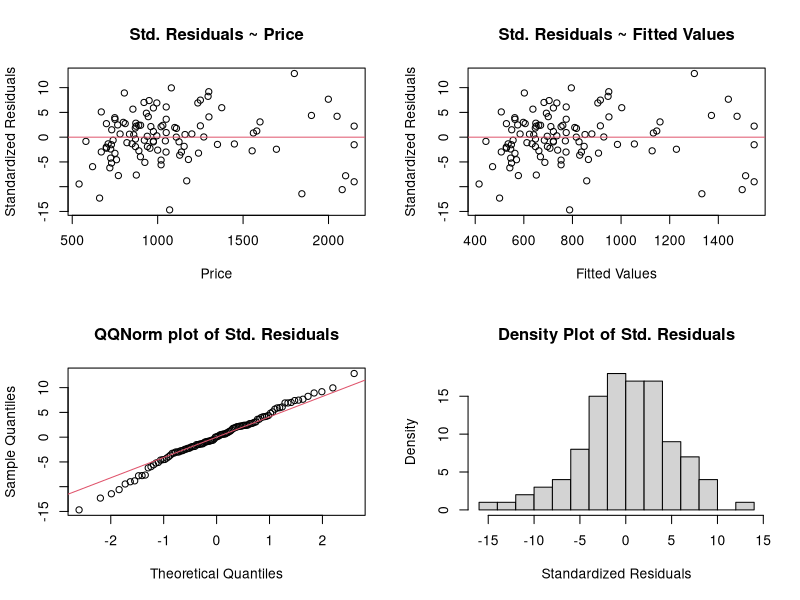
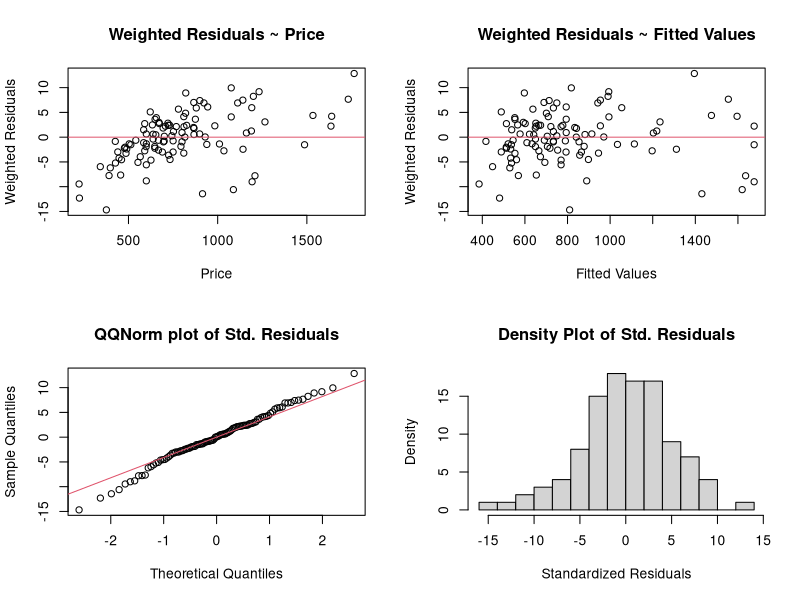

The R source for these figures, in order: (Note: this script raises an error after producing the figures.)
#=============================================
# Colin Olito. Created 27/10/2015.
#
#  Development code for custom LOESS function for
#  finding most linear subset of O2 consumption data
#
#  NOTES: 





###################################
#  Step 1: OLS & WLS Regression machinery #
#
#  Notes: -- I'm stripping code from an old stats class here so I can minimize memory
#             usage for the regression fits
#
#           -- I have a couple test data sets here to test out the behaviour of the function:
#
#                taxes.csv - some random data from my old stats course, useful b/c it is nonlinear
#
#                TestO2data.csv - some O2 consumption data for urchins  I have from last year
###################################

# Import test data #

data=read.csv("taxes.csv",header=TRUE)
head(data)
data=data.frame(cbind(data$price, data$tax))
names(data) <- c("price","tax")
data=na.omit(data)
length(data[,1])  #should equal 107
is(data)
str(data)
######
# OLS #

# Design Matix #

y=data$tax
X=matrix(,nrow=length(y),ncol=2)
X[,1]=1
X[,2]=data$price
head(X)


# Fit Model #

b.hat = (solve(t(X) %*% X)) %*% t(X) %*% y
b.hat
y.hat = X %*% b.hat

hat.mat = X %*% (solve(t(X) %*% X)) %*% t(X) %*% y
sigma.hat = sum((y-(X %*% b.hat))^2) / length(y)
sigma.hat.unbiased = sum((y - (X %*% b.hat))^2) / (length(y) - 2)


# Diagnostic Plots #

par(mfrow=c(2,2))
std.resid = (y - y.hat)/sqrt(y.hat)
plot(std.resid ~ data$price,
       xlab="Price", ylab="Standardized Residuals", main="Std. Residuals ~ Price")
abline(h=0,col=2)
plot(std.resid ~ y.hat,
       xlab="Fitted Values",ylab="Standardized Residuals",main="Std. Residuals ~ Fitted Values")
abline(h=0,col=2)
qqnorm(std.resid, main="QQNorm plot of Std. Residuals")
qqline(std.resid,col=2)
hist(std.resid, xlab="Standardized Residuals", ylab="Density",breaks=10, main="Density Plot of Std. Residuals")



#  TriCube is Tukey tricubed weight function
#  accepts independent variable
#  centerpoint, and proportion
#  of data used to calculate weights

TriCube<-function(x, i, r) {
  h <- r/2
  x2 <- (x - x[i]) / sum(x - x[i])
  z <- abs(x2-x2[i])/h
  ifelse(z < 1, (1 - z^3)^3, 0)
}
testweights <- TriCube(X[,2], 50 , 0.2)


Skew <- function(x){
    n <- length(x)
    G <- (n/((n-1)*(n-2))) * sum(((x-mean(x))/sd(x))^3)
    return(G)
}


# Fit Model #
wb.hat = (solve(t(X) %*% diag(testweights) %*% X)) %*% t(X) %*% diag(testweights) %*% y
wb.hat
wy.hat = X %*% wb.hat
what.mat = X %*% (solve(t(X) %*% diag(testweights) %*% X)) %*% t(X) %*% diag(testweights) %*% y
wsigma.hat = sum((y - (X %*% wb.hat))^2)/length(y)
wsigma.hat.unbiased = sum((y-(X %*% wb.hat))^2)/(length(y) - 2)


# Diagnostic Plots #
wstd.resid = (y - y.hat)/sqrt(y.hat)
plot(wstd.resid ~ y,
       xlab="Price", ylab="Weighted Residuals", main="Weighted Residuals ~ Price")
abline(h=0,col=2)
plot(wstd.resid ~ wy.hat,
       xlab="Fitted Values", ylab="Weighted Residuals",main="Weighted Residuals ~ Fitted Values")
abline(h=0,col=2)
qqnorm(wstd.resid, main="QQNorm plot of Std. Residuals")
qqline(wstd.resid,col=2)
hist(wstd.resid, xlab="Standardized Residuals", ylab="Density",breaks=10, main="Density Plot of Std. Residuals")


# Calculate Skew of residuals
Skew(wstd.resid)

# Confirm that WLS is working correctly

wb.hat
coef(lm(data$tax ~ data$price, weights=testweights))

diff(range(y))












###################################
#  Step 2: Iteration machinery #
#
#  Notes: Basic idea is to iterate through
#           2 variables:
#              1) data range used for local regression (r).
#                  Start w/ minimum, iterate through larger
#                  proportions of data.
#
#              2) centerpoint for local regression (i), moving
#                 left to right.
#
#           at each step, need to record:
#             -- centerpoint (i)
#             -- range (r)
#             -- regression coefficient (beta)
#             -- r^2 value
#             -- skewness of residuals
###################################

head(y)
length(y)

res <- array(,dim=c(1,4))
alpha <- 0.2
h <- ceiling((alpha*length(y))/2)

while((2*h)+1 <= length(y)){

    for (i in 1:length(y)) {
        if (i-h < 1 | i+h > length(y))
            next
        else
            range <- c(y[i-h], y[i+h])

        res <- rbind(res,c(i,h,range))

        # FIT BLOCK GOES HERE  #
        
    }
    h <- h+1
}
res










###################################
#  Step 3: Complete Function #
#
#  Notes: Basic idea is to iterate through
#           2 variables:
#              1) data range used for local regression (r).
#                  Start w/ minimum, iterate through larger
#                  proportions of data.
#
#              2) centerpoint for local regression (i), moving
#                 left to right.
#
#           at each step, need to record:
#             -- centerpoint (i)
#             -- range (r)
#             -- regression coefficient (beta)
#             -- r^2 value
#             -- skewness of residuals
###################################
str(data)
xall <- as.vector(sort(as.numeric(as.character(data$price))))
yall <- as.vector(sort(as.numeric(as.character(data$tax))))
length(xall)
length(yall)
is(xall)
is(yall)

alpha=0.2
yall <- data$A
xall <- data$time
head(data)

FindLocLin <- function(yall, xall, alpha, weights = TRUE, plots = TRUE) {

#  Initialize results  #
res <- array(,dim=c(1,7))

#  Initialize minimum data window  #
h <- ceiling((alpha*length(yall))/2)

#  Start Loops  #
while((2*h)+1 <= length(yall)) {
    for (i in 1:length(yall)) {

        if (i-h < 1 | i+h > length(yall))
            next
        else {
            y <- yall[c((i-h) : (i+h))]
            x <- xall[c((i-h) : (i+h))]
        }

        
##  FIT BLOCK  ##        

# Design Matrix #
X <- matrix(,nrow=length(y),ncol=2)
X[,1] <- 1
X[,2] <- x
        
        if(weights == FALSE){ # Use Ordinary Least Squares Regression #

            # Fit Model #
            b.hat = (solve(t(X) %*% X)) %*% t(X) %*% y
            y.hat = X %*% b.hat
            hat.mat = X %*% (solve(t(X) %*% X)) %*% t(X) %*% y
            sigma.hat = sum((y-(X %*% b.hat))^2) / length(y)
            sigma.hat.ub = sum((y - (X %*% b.hat))^2) / (length(y) - 2)
            std.resid = (y - y.hat)/sqrt(y.hat)
        }

        if(weights == TRUE){ # Use Weighted Least Squares Regression #

            # Calcualate weights #
            w <- TriCube(x=x, h=h)

            # Fit Model #
            b.hat = (solve(t(X) %*% diag(w) %*% X)) %*% t(X) %*% diag(w) %*% y
            y.hat = X %*% b.hat
            hat.mat = X %*% (solve(t(X) %*% diag(w) %*% X)) %*% t(X) %*% diag(w) %*% y
            sigma.hat = sum((y - (X %*% b.hat))^2)/length(y)
            sigma.hat.ub = sum((y-(X %*% b.hat))^2)/(length(y) - 2)
            std.resid = (y - y.hat)/sqrt(y.hat)
        }

        
##  Calculate Statistics of Interest  ##

    r2 <- 1 - ((sum((y - y.hat)^2)) / (sum((y - mean(y))^2)))
    alph <- (2*h) / length(yall)
    res <- rbind(res,c(i, h, alph, b.hat[1,], b.hat[2,], Skew(x = std.resid), r2))

    }
h <- h+1
}

##  Compile and Sort Results  ##
res <- data.frame(res[-1,])

#  Calculate combined metric (L) for linearity & fit  #
L <- ((min(abs(res[,6])) + abs(res[,6]))/sd(res[,6])) + ((max(res[,7]) - res[,7])/sd(res[,7]))
res <- cbind(res,L)

res <- data.frame(res[order(res[,8]),][1:25,])
names(res) <- c("i","h", "alpha", "b0","b1","skew","r2", "L")


    
################################
##  Plots to accompany best results  ##

if(plots==TRUE) {

pdf(file="testplots.pdf", height=15, width=15)
par(mfrow=c(5,5))

for(i in 1:nrow(res)) {
ytemp <- yall[c((res$i[i]-res$h[i]) : (res$i[i]+res$h[i]))]
xtemp <- xall[c((res$i[i]-res$h[i]) : (res$i[i]+res$h[i]))]

plot(yall ~ xall, pch=21, col='grey80', main=i)
points(ytemp ~ xtemp, pch=21, bg=1, col=2,ask=TRUE)
abline(coef=c(res$b0[i],res$b1[i]), col=2)
}
graphics.off()

dev.new()
hist(res$b1, breaks=25)

}


##  Return Results  ##    
return(res)

}  #*** END OF FUNCTION


test <- FindLocLin(yall = data$X1, xall = data$X2, alpha=0.2, weights=TRUE, plots=TRUE)
test


PlotBest(1,res=test,yall=yall, xall=xall,weights=TRUE)









###################################################
#  Step 4: Followup Function to inspect best linear regression  #
#
#  Notes: Accepts
#             -- DataFrame produced by FindLocLin, and
#             -- Choice for best regression (number between 1 and 25)
#             -- range (r)
#             -- regression coefficient (beta)
#             -- r^2 value
#             -- skewness of residuals
###################################################

PlotBest <- function(best, res, yall, xall, weights = TRUE) {

    yall <- as.vector(as.numeric(as.character(yall)))
    xall <- as.vector(as.numeric(as.character(xall)))

    y <- yall[c((res$i[best] - res$h[best]) : (res$i[best] + res$h[best]))]
    x <- xall[c((res$i[best] - res$h[best]) : (res$i[best] + res$h[best]))]

#  FIT BLOCK  #        
            # Design Matix #
            X <- matrix(,nrow=length(y),ncol=2)
            X[,1] <- 1
            X[,2] <- x
#            I=matrix(c(1,0,0,1),nrow=2, ncol=2)
        
        if(weights == FALSE){ # Use Ordinary Least Squares Regression #

            # Fit Model #
            b.hat = (solve(t(X) %*% X)) %*% t(X) %*% y
            y.hat = X %*% b.hat
            hat.mat = X %*% (solve(t(X) %*% X)) %*% t(X) %*% y
            sigma.hat = sum((y-(X %*% b.hat))^2) / length(y)
            sigma.hat.ub = sum((y - (X %*% b.hat))^2) / (length(y) - 2)
            std.resid = (y - y.hat)/sqrt(y.hat)
        }

        if(weights == TRUE){ # Use Weighted Least Squares Regression #

            # Calcualate weights #
            w <- TriCube(X[,2], (h+1) , h)

            # Fit Model #
            b.hat = (solve(t(X) %*% diag(w) %*% X)) %*% t(X) %*% diag(w) %*% y
            y.hat = X %*% b.hat
            hat.mat = X %*% (solve(t(X) %*% diag(w) %*% X)) %*% t(X) %*% diag(w) %*% y
            sigma.hat = sum((y - (X %*% b.hat))^2)/length(y)
            sigma.hat.ub = sum((y-(X %*% b.hat))^2)/(length(y) - 2)
            std.resid = (y - y.hat)/sqrt(y.hat)
        }

    
##  Residual Plots  ##

#pdf(file="residplots.pdf", height=10, width=10)
dev.new()
par(mfrow=c(2,2))
plot(std.resid ~ x,
       xlab="x", ylab="y", main="Std. Residuals ~ x")
abline(h=0,col=2)
plot(std.resid ~ y.hat,
       xlab="Fitted Values",ylab="Standardized Residuals",main="Std. Residuals ~ Fitted Values")
abline(h=0,col=2)
qqnorm(std.resid, main="QQNorm plot of Std. Residuals")
qqline(std.resid,col=2)
hist(std.resid, xlab="Standardized Residuals", ylab="Density",breaks=20, main="Density Plot of Std. Residuals")
#graphics.off()
    
##  Overall Regression Plot  ##
dev.new()
plot(yall ~ xall, pch=21, col='grey80', ask=TRUE,
                  main=expression(paste("Best Local Regression: ",b[o], " = ", b.hat[1,], " = ", b.hat[2,])))
points(y ~ x, pch=21, bg=1, col=2,ask=TRUE)
abline(coef=c(b.hat[1,],b.hat[2,]), col=1)
    
}  #END OF FUNCTION



PlotBest(18,res=test,yall=yall, xall=xall,weights=TRUE)







#  TriCube is Tukey tricubed weight function
#  accepts independent variable
#  centerpoint, and proportion
#  of data used to calculate weights


TriCube<-function(x, i, h) {
  x2 <- (x - x[i]) / sum(x - x[i])
  z <- abs(x2-x2[i])/h
  ifelse(z < 1, (1 - z^3)^3, 0)
}


Skew <- function(x){
    n <- length(x)
    G <- (n/((n-1)*(n-2))) * sum(((x-mean(x))/sd(x))^3)
    return(G)
}











###################################################
#  Step 5: Test with real 02 data  #
#
###################################################



#  Import Data  #
?read.csv
data <- read.csv("TestO2data.csv", header=TRUE, stringsAsFactors=FALSE)
head(data)
nrow(data)

results2 <- FindLocLin(yall=data$D, xall=data$time, alpha=0.2, weights=TRUE, plots=TRUE)
results2
PlotBest(res=results2, best=1, yall=data$A, xall=data$time, weights=FALSE)





















#############################################3
##  Legacy function, before using combined metric L


FindLocLin <- function(yall, xall, alpha, weights = TRUE, plots = TRUE) {

#  Initialize whole dataset  #
yall <- as.vector(as.numeric(as.character(yall)))
xall <- as.vector(as.numeric(as.character(xall)))

#  Initialize results  #
res <- array(,dim=c(1,7))

#  Initialize data window  #
h <- ceiling((alpha*length(yall))/2)

#  Start Loop  #
while((2*h)+1 <= length(yall)) {
    for (i in 1:length(yall)) {

        if (i-h < 1 | i+h > length(yall))
            next
        else {
            y <- yall[c((i-h) : (i+h))]
            x <- xall[c((i-h) : (i+h))]
        }

        
#  FIT BLOCK  #        
            # Design Matix #
            X <- matrix(,nrow=length(y),ncol=2)
            X[,1] <- 1
            X[,2] <- x
#            I=matrix(c(1,0,0,1),nrow=2, ncol=2)
        
        if(weights == FALSE){ # Use Ordinary Least Squares Regression #

            # Fit Model #
            b.hat = (solve(t(X) %*% X)) %*% t(X) %*% y
            y.hat = X %*% b.hat
            hat.mat = X %*% (solve(t(X) %*% X)) %*% t(X) %*% y
            sigma.hat = sum((y-(X %*% b.hat))^2) / length(y)
            sigma.hat.ub = sum((y - (X %*% b.hat))^2) / (length(y) - 2)
            std.resid = (y - y.hat)/sqrt(y.hat)
        }

        if(weights == TRUE){ # Use Weighted Least Squares Regression #

            # Calcualate weights #
            w <- TriCube(x, h)

            # Fit Model #
            b.hat = (solve(t(X) %*% diag(w) %*% X)) %*% t(X) %*% diag(w) %*% y
            y.hat = X %*% b.hat
            hat.mat = X %*% (solve(t(X) %*% diag(w) %*% X)) %*% t(X) %*% diag(w) %*% y
            sigma.hat = sum((y - (X %*% b.hat))^2)/length(y)
            sigma.hat.ub = sum((y-(X %*% b.hat))^2)/(length(y) - 2)
            std.resid = (y - y.hat)/sqrt(y.hat)
        }

# Calculate Statistics of Interest   #

r2 <- 1 - ((sum((y - y.hat)^2)) / (sum((y - mean(y))^2)))
alph <- (2*h) / length(yall)
res <- rbind(res,c(i, h, alph, b.hat[1,], b.hat[2,], Skew(x = std.resid), r2))
    }
    h <- h+1
}

# Compile and Sort Results   #
res <- res[-1,]
res <- data.frame(res[order(abs(res[,6]), -res[,7]),][1:25,])

#res <- data.frame(res[1:25,])
names(res) <- c("i","h", "alpha", "b0","b1","skew","r2")



    
################################
##  Plots to accompany best results  ##

if(plots==TRUE) {

pdf(file="testplots.pdf", height=15, width=15)
par(mfrow=c(5,5))
y
for(i in 1:nrow(res)) {
ytemp <- yall[c((res$i[i]-res$h[i]) : (res$i[i]+res$h[i]))]
xtemp <- xall[c((res$i[i]-res$h[i]) : (res$i[i]+res$h[i]))]

plot(yall ~ xall, pch=21, col='grey80', main=i)
points(ytemp ~ xtemp, pch=21, bg=1, col=2,ask=TRUE)
abline(coef=c(res$b0[i],res$b1[i]), col=2)
}
graphics.off()

dev.new()
hist(res$b1, breaks=25)
}


##  Return Results  ##    
return(res)

}  #*** END OF FUNCTION
